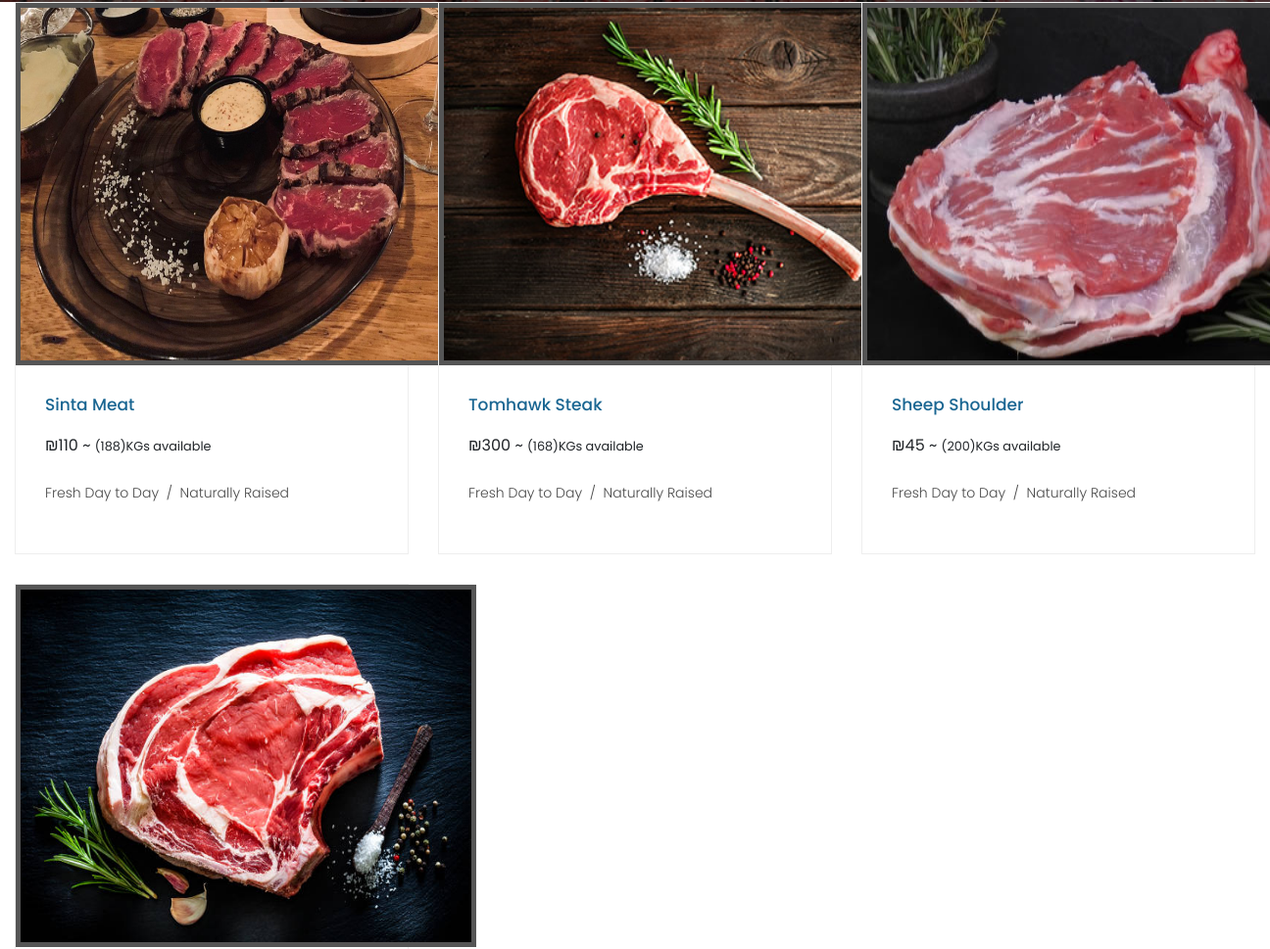
Before: /butchery.php (middle part) with the older database file.
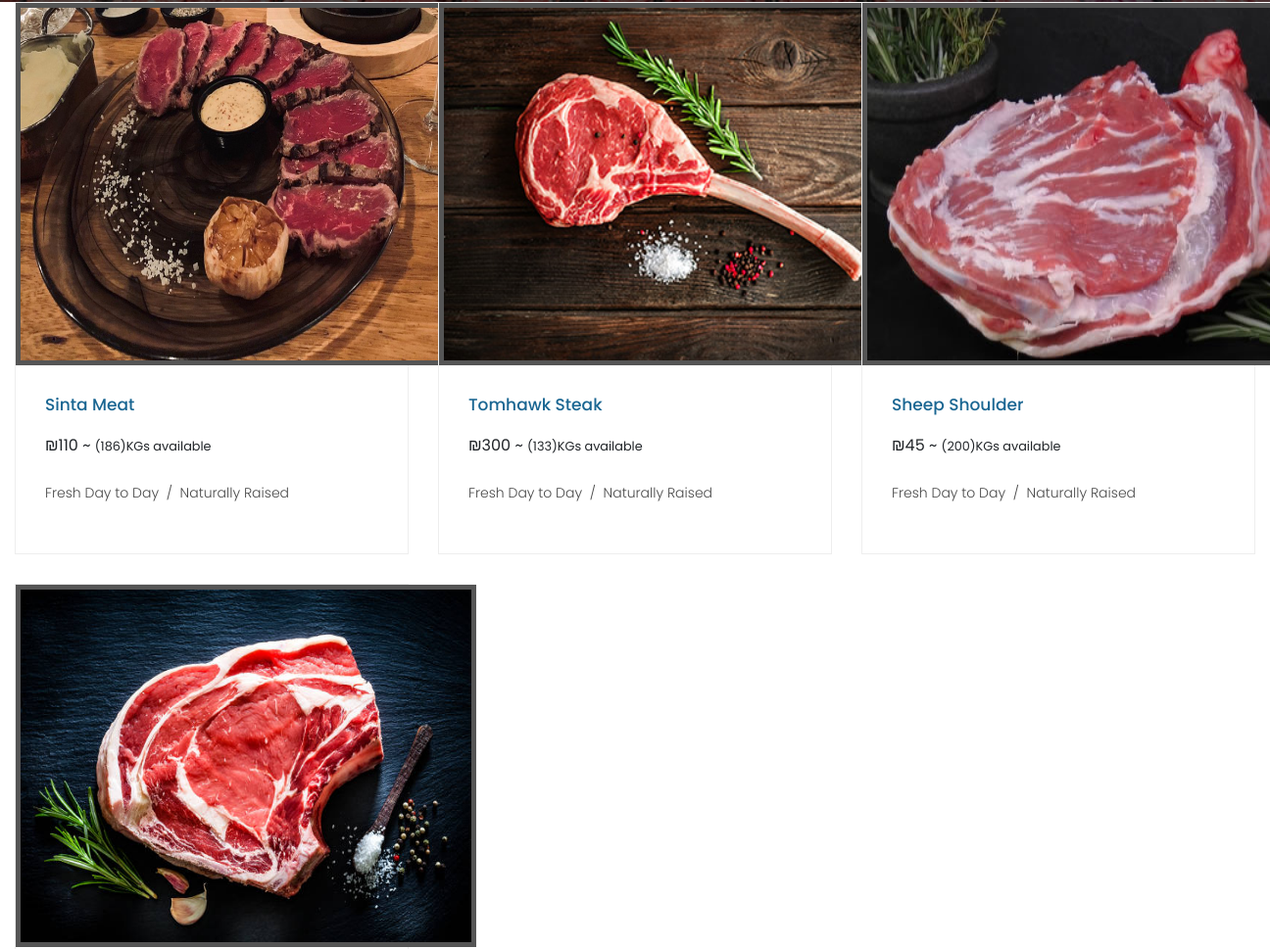
After: the same page with the newer database file.
### tables this page shows
CREATE TABLE `items` (
  `Barcode` int(11) NOT NULL,
  `Name` varchar(25) NOT NULL,
  `Price` int(11) NOT NULL,
  `Department` tinyint(1) NOT NULL,
  `img` varchar(35) NOT NULL,
  `quantity` int(11) NOT NULL,
  `supplierID` int(11) NOT NULL,
  `sellCount` int(11) NOT NULL DEFAULT 0
);

### butchery.php (the view, shortened to what this page needs)
<!DOCTYPE html>
<html lang="en">
   <head>
      <link href="vendor/bootstrap/css/bootstrap.min.css" rel="stylesheet">
      <link rel="stylesheet" href="assets/css/fontawesome.css">
      <link rel="stylesheet" href="assets/css/style.css">
      <link rel="stylesheet" href="assets/css/owl.css">
   </head>
   <body>
      <div class="col-md-12">
         <div class="row">
            <?php
               include 'db.php';
               $sql = "SELECT * FROM items WHERE Department = 4";
               $stmt= mysqli_stmt_init($conn);
               mysqli_stmt_prepare($stmt,$sql);
               mysqli_stmt_execute($stmt);
               $results=mysqli_stmt_get_result($stmt);
               if(isset($_SESSION['userType'])){
                  if($_SESSION['userType'] == 1){
                     while ($row=mysqli_fetch_assoc($results))
                     {
                     $ID = $row['Barcode'];
                     $name = $row['Name'];
                     $price = $row['Price'];
                     $img = $row['img'];
                     $qnt = $row['quantity'];
                     echo '
                     <div class="col-md-4">
                     <div class="product-item">
                     <a href="#"><img src="'.$img.'" style="width:470px;height:370px;" alt=""></a>
                     <div class="down-content">
                     <a href="#"><h4>'.$name.'</h4></a>
                     ₪'.$price.' ~ <small>('.$qnt.')KGs available</small>
                     <br><br>
                     <a href="editItemForm.php?id='.$ID.'">
                     <button class="btn btn-secondary" type="button" class="filled-button" class="editBtn">
                     Edit</button>
                     </a>
                     <form action="updateItem.php" method="post">
                     <input type="hidden" name="id" value="'.$ID.'">
                     <fieldset>
                     <button type="submit" name="itemDel" id="form-submit" class="btn btn-danger">Delete</button>
                     </fieldset>
                     </form>
                     <p>Fresh Day to Day &nbsp;/&nbsp; Naturally Raised</p>
                     </div>
                     </div>
                     </div>
                     ';
               }
               }
               else{
               while ($row=mysqli_fetch_assoc($results))
               {
               $ID = $row['Barcode'];
               $name = $row['Name'];
               $price = $row['Price'];
               $img = $row['img'];
               $qnt = $row['quantity'];
               echo '
               <div class="col-md-4">
               <div class="product-item">
               <a href="#"><img src="'.$img.'" style="width:470px;height:370px;" alt=""></a>
               <div class="down-content">
               <a href="#"><h4>'.$name.'</h4></a>
               ₪'.$price.' ~ <small>('.$qnt.')KGs available</small>
               <br><br>
               <form id="qnt'.$ID.'">
               <input type="text" placeholder="Enter Quantity in Kilo" name="qty" required>
               <button class="btn btn-danger" type="button" onclick= add('.$ID.') class="filled-button" class="add2cart">Add To Cart</button></h6>
               </form>
               <p>Fresh Day to Day &nbsp;/&nbsp; Naturally Raised</p>
               </div>
               </div>
               </div>
               ';
               }
               }
               }
               else{
               while ($row=mysqli_fetch_assoc($results))
               {
               $name = $row['Name'];
               $price = $row['Price'];
               $img = $row['img'];
               $qnt = $row['quantity'];
               echo '
               <div class="col-md-4">
               <div class="product-item">
               <a href="#"><img src="'.$img.'" style="width:470px;height:370px;" alt=""></a>
               <div class="down-content">
               <a href="#"><h4>'.$name.'</h4></a>
               ₪'.$price.' ~ <small>('.$qnt.')KGs available</small>
               <br><br>
               <p>Fresh Day to Day &nbsp;/&nbsp; Naturally Raised</p>
               </div>
               </div>
               </div>
               ';
               }
               }
               ?>
         </div>
      </div>
   </body>
</html>

Changed rows visible on the page:
changed items "Sinta Meat": quantity "188" → "186"
changed items "Tomhawk Steak": quantity "168" → "133"
